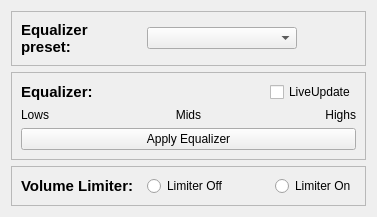
      <widget class="QWidget" name="equalizerTab">
       <property name="sizePolicy">
        <sizepolicy hsizetype="Preferred" vsizetype="Minimum">
         <horstretch>0</horstretch>
         <verstretch>0</verstretch>
        </sizepolicy>
       </property>
       <attribute name="title">
        <string>Equalizer</string>
       </attribute>
       <layout class="QVBoxLayout" name="verticalLayout_8">
        <item>
         <widget class="QFrame" name="equalizerpresetFrame">
          <property name="sizePolicy">
           <sizepolicy hsizetype="Minimum" vsizetype="Minimum">
            <horstretch>0</horstretch>
            <verstretch>0</verstretch>
           </sizepolicy>
          </property>
          <property name="frameShape">
           <enum>QFrame::Shape::StyledPanel</enum>
          </property>
          <property name="frameShadow">
           <enum>QFrame::Shadow::Raised</enum>
          </property>
          <layout class="QHBoxLayout" name="horizontalLayout_13">
           <item>
            <widget class="QLabel" name="equalizerPresetLabel">
             <property name="minimumSize">
              <size>
               <width>120</width>
               <height>0</height>
              </size>
             </property>
             <property name="maximumSize">
              <size>
               <width>120</width>
               <height>16777215</height>
              </size>
             </property>
             <property name="font">
              <font>
               <family>Segoe UI</family>
               <pointsize>11</pointsize>
               <italic>false</italic>
               <bold>true</bold>
              </font>
             </property>
             <property name="text">
              <string>Equalizer preset:</string>
             </property>
             <property name="wordWrap">
              <bool>true</bool>
             </property>
            </widget>
           </item>
           <item>
            <widget class="QComboBox" name="equalizerPresetcomboBox">
             <property name="minimumSize">
              <size>
               <width>150</width>
               <height>0</height>
              </size>
             </property>
             <property name="currentIndex">
              <number>-1</number>
             </property>
            </widget>
           </item>
           <item>
            <spacer name="horizontalSpacer_8">
             <property name="orientation">
              <enum>Qt::Orientation::Horizontal</enum>
             </property>
             <property name="sizeHint" stdset="0">
              <size>
               <width>40</width>
               <height>20</height>
              </size>
             </property>
            </spacer>
           </item>
          </layout>
         </widget>
        </item>
        <item>
         <widget class="QFrame" name="equalizerFrame">
          <property name="sizePolicy">
           <sizepolicy hsizetype="Minimum" vsizetype="Minimum">
            <horstretch>0</horstretch>
            <verstretch>0</verstretch>
           </sizepolicy>
          </property>
          <property name="frameShape">
           <enum>QFrame::Shape::StyledPanel</enum>
          </property>
          <property name="frameShadow">
           <enum>QFrame::Shadow::Raised</enum>
          </property>
          <layout class="QVBoxLayout" name="verticalLayout_13">
           <item>
            <layout class="QHBoxLayout" name="horizontalLayout_28">
             <item>
              <widget class="QLabel" name="equalizerLabel">
               <property name="minimumSize">
                <size>
                 <width>120</width>
                 <height>0</height>
                </size>
               </property>
               <property name="maximumSize">
                <size>
                 <width>120</width>
                 <height>16777215</height>
                </size>
               </property>
               <property name="font">
                <font>
                 <family>Segoe UI</family>
                 <pointsize>11</pointsize>
                 <italic>false</italic>
                 <bold>true</bold>
                </font>
               </property>
               <property name="text">
                <string>Equalizer:</string>
               </property>
               <property name="wordWrap">
                <bool>true</bool>
               </property>
              </widget>
             </item>
             <item>
              <spacer name="horizontalSpacer_15">
               <property name="orientation">
                <enum>Qt::Orientation::Horizontal</enum>
               </property>
               <property name="sizeHint" stdset="0">
                <size>
                 <width>40</width>
                 <height>20</height>
                </size>
               </property>
              </spacer>
             </item>
             <item>
              <widget class="QCheckBox" name="equalizerliveupdateCheckBox">
               <property name="text">
                <string>LiveUpdate</string>
               </property>
              </widget>
             </item>
            </layout>
           </item>
           <item>
            <layout class="QHBoxLayout" name="horizontalLayout_27">
             <item>
              <widget class="QLabel" name="label_lows">
               <property name="text">
                <string>Lows</string>
               </property>
              </widget>
             </item>
             <item>
              <widget class="QLabel" name="label_mids">
               <property name="text">
                <string>Mids</string>
               </property>
               <property name="alignment">
                <set>Qt::AlignmentFlag::AlignCenter</set>
               </property>
              </widget>
             </item>
             <item>
              <widget class="QLabel" name="label_highs">
               <property name="text">
                <string>Highs</string>
               </property>
               <property name="alignment">
                <set>Qt::AlignmentFlag::AlignRight|Qt::AlignmentFlag::AlignTrailing|Qt::AlignmentFlag::AlignVCenter</set>
               </property>
               <property name="wordWrap">
                <bool>false</bool>
               </property>
              </widget>
             </item>
            </layout>
           </item>
           <item>
            <layout class="QHBoxLayout" name="equalizerLayout"/>
           </item>
           <item>
            <widget class="QPushButton" name="applyEqualizer">
             <property name="sizePolicy">
              <sizepolicy hsizetype="Minimum" vsizetype="Fixed">
               <horstretch>0</horstretch>
               <verstretch>0</verstretch>
              </sizepolicy>
             </property>
             <property name="minimumSize">
              <size>
               <width>120</width>
               <height>0</height>
              </size>
             </property>
             <property name="maximumSize">
              <size>
               <width>16777215</width>
               <height>16777215</height>
              </size>
             </property>
             <property name="text">
              <string>Apply Equalizer</string>
             </property>
            </widget>
           </item>
          </layout>
         </widget>
        </item>
        <item>
         <widget class="QFrame" name="volumelimiterFrame">
          <property name="sizePolicy">
           <sizepolicy hsizetype="Minimum" vsizetype="Minimum">
            <horstretch>0</horstretch>
            <verstretch>0</verstretch>
           </sizepolicy>
          </property>
          <property name="frameShape">
           <enum>QFrame::Shape::StyledPanel</enum>
          </property>
          <property name="frameShadow">
           <enum>QFrame::Shadow::Raised</enum>
          </property>
          <layout class="QHBoxLayout" name="horizontalLayout_22">
           <item>
            <widget class="QLabel" name="volumelimiterLabel">
             <property name="sizePolicy">
              <sizepolicy hsizetype="Preferred" vsizetype="Minimum">
               <horstretch>0</horstretch>
               <verstretch>0</verstretch>
              </sizepolicy>
             </property>
             <property name="minimumSize">
              <size>
               <width>120</width>
               <height>0</height>
              </size>
             </property>
             <property name="maximumSize">
              <size>
               <width>120</width>
               <height>16777215</height>
              </size>
             </property>
             <property name="font">
              <font>
               <family>Segoe UI</family>
               <pointsize>11</pointsize>
               <italic>false</italic>
               <bold>true</bold>
              </font>
             </property>
             <property name="text">
              <string>Volume Limiter:</string>
             </property>
             <property name="wordWrap">
              <bool>true</bool>
             </property>
            </widget>
           </item>
           <item>
            <layout class="QHBoxLayout" name="horizontalLayout_23">
             <item>
              <widget class="QRadioButton" name="volumelimiterOffButton">
               <property name="text">
                <string>Limiter Off</string>
               </property>
              </widget>
             </item>
             <item>
              <spacer name="horizontalSpacer_14">
               <property name="orientation">
                <enum>Qt::Orientation::Horizontal</enum>
               </property>
               <property name="sizeHint" stdset="0">
                <size>
                 <width>40</width>
                 <height>20</height>
                </size>
               </property>
              </spacer>
             </item>
             <item>
              <widget class="QRadioButton" name="volumelimiterOnButton">
               <property name="text">
                <string>Limiter On</string>
               </property>
              </widget>
             </item>
            </layout>
           </item>
          </layout>
         </widget>
        </item>
       </layout>
      </widget>
